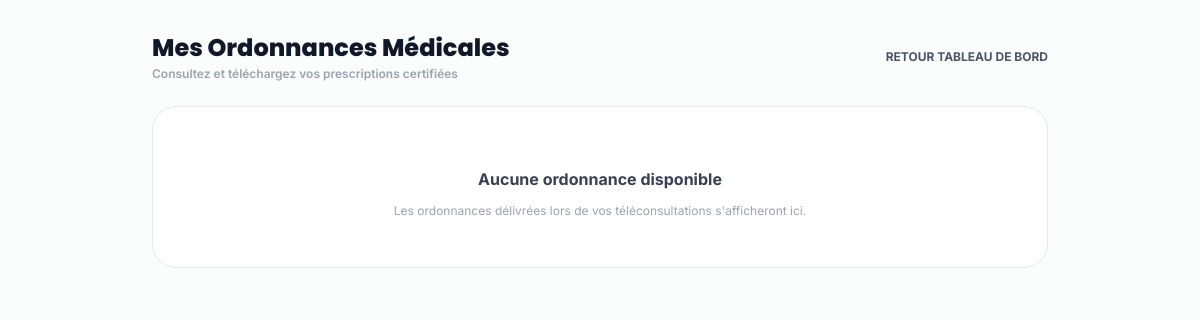
The page /ordonnances/ (signed in) on the database as committed earlier.
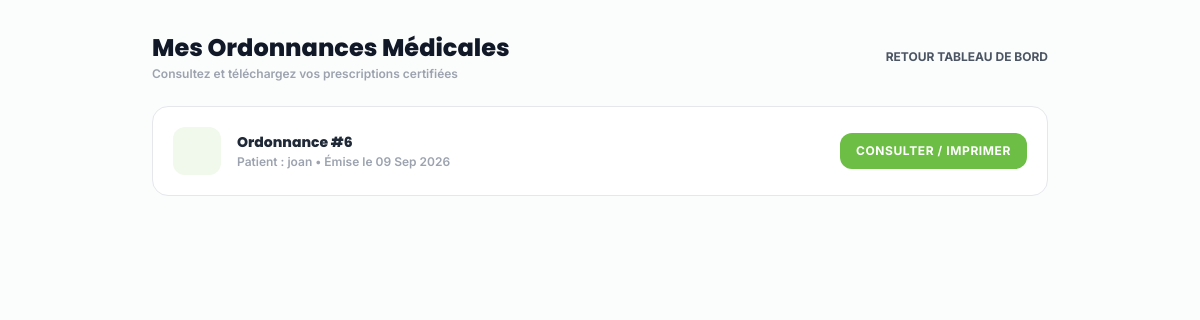
The same page on the database as committed later.
### ordonnances/models.py (models this page shows, shortened)
class Ordonnance(models.Model):
    rendez_vous = models.OneToOneField(
        RendezVous,
        on_delete=models.SET_NULL,
        null=True,
        blank=True,
        related_name='ordonnance',
        verbose_name="Rendez-vous associé"
    )
    doctor = models.ForeignKey(
        settings.AUTH_USER_MODEL,
        on_delete=models.CASCADE,
        related_name='doctor_prescriptions',
        verbose_name="Médecin prescripteur"
    )
    patient = models.ForeignKey(
        settings.AUTH_USER_MODEL,
        on_delete=models.CASCADE,
        related_name='patient_prescriptions',
        verbose_name="Patient"
    )
    patient_age = models.CharField(max_length=20, default="30 ans", verbose_name="Âge du patient")
    diagnostic = models.TextField(verbose_name="Diagnostic Médical")
    prescription_details = models.TextField(verbose_name="Prescriptions / Médicaments (Rx)")
    date = models.DateField(auto_now_add=True, verbose_name="Date d'émission")
    created_at = models.DateTimeField(auto_now_add=True)
    class Meta:
        ordering = ['-created_at']
        verbose_name = "Ordonnance"
        verbose_name_plural = "Ordonnances"

### accounts/models.py (models this page shows, shortened)
class CustomUser(AbstractUser):
    email = models.EmailField(
        'adresse email',
        unique=True,
        error_messages={'unique': "Un utilisateur avec cette adresse email existe déjà."}
    )
    PATIENT = 'patient'
    MEDECIN = 'medecin'
    PHARMACIE = 'pharmacie'
    ADMIN = 'admin'
    ROLE_CHOICES = [
        (PATIENT, 'Patient'),
        (MEDECIN, 'Médecin'),
        (PHARMACIE, 'Pharmacie'),
        (ADMIN, 'Administrateur'),
    ]
    role = models.CharField(
        max_length=20,
        choices=ROLE_CHOICES,
        default=PATIENT,
        verbose_name="Rôle"
    )
    phone_number = models.CharField(
        max_length=20,
        blank=True,
        null=True,
        verbose_name="Numéro de téléphone"
    )
    profile_picture = models.ImageField(
        upload_to='profiles/',
        blank=True,
        null=True,
        verbose_name="Photo de profil"
    )
    dark_mode_enabled = models.BooleanField(
        default=False,
        verbose_name="Mode sombre activé"
    )

### ordonnances/views.py (the view)
# urls.py: path('', views.OrdonnanceListView.as_view(), name='list'),
class OrdonnanceListView(LoginRequiredMixin, ListView):
    model = Ordonnance
    template_name = 'ordonnances/ordonnance_list.html'
    context_object_name = 'ordonnances'
    def get_queryset(self):
        if self.request.user.role == 'medecin':
            return Ordonnance.objects.filter(doctor=self.request.user)
        return Ordonnance.objects.filter(patient=self.request.user)

### administration/context_processors.py (called while the page is built)
def site_appearance(request):
    appearance = SiteAppearance.objects.first()
    if not appearance:
        appearance = SiteAppearance.objects.create()
    return {
        'site_appearance': appearance
    }

### ordonnances/templates/ordonnances/ordonnance_list.html (shortened to what this page needs)
{% load i18n static %}
<!DOCTYPE html>
<html lang="fr" class="{% if user.is_authenticated and user.dark_mode_enabled %}dark{% endif %}">
<head>
    <script src="{% static 'core/js/tailwindcss.js' %}"></script>
</head>
<body class="bg-gray-50/50 font-inter text-gray-800 antialiased min-h-screen p-4 sm:p-8">
    <div class="max-w-4xl mx-auto space-y-6">
        <div class="flex items-center justify-between">
            <div>
                <h1 class="text-2xl font-extrabold font-poppins text-gray-900">Mes Ordonnances Médicales</h1>
                <p class="text-xs text-gray-400 font-semibold mt-0.5">Consultez et téléchargez vos prescriptions certifiées</p>
            </div>
            {% if request.user.role == 'medecin' %}
                <a href="{% url 'medecins:dashboard' %}" class="text-xs font-bold text-gray-600 hover:text-leaf-green uppercase">Retour Tableau de bord</a>
            {% else %}
                <a href="{% url 'patients:dashboard' %}" class="text-xs font-bold text-gray-600 hover:text-leaf-green uppercase">Retour Tableau de bord</a>
            {% endif %}
        </div>
        <div class="space-y-4">
            {% for ordonnance in ordonnances %}
                <div class="p-5 bg-white border border-gray-150 rounded-2xl shadow-xs flex items-center justify-between">
                    <div class="flex items-center space-x-4">
                        <div class="w-12 h-12 rounded-xl bg-leaf-light text-leaf-green font-bold text-xl flex items-center justify-center">
                        </div>
                        <div>
                            <h4 class="text-sm font-extrabold text-gray-800 font-poppins">Ordonnance #{{ ordonnance.id }}</h4>
                            <p class="text-xs text-gray-400 font-semibold mt-0.5">
                                {% if request.user.role == 'medecin' %}
                                    Patient : {{ ordonnance.patient.username }}
                                {% else %}
                                    Dr. {{ ordonnance.doctor.username }}
                                {% endif %}
                                • Émise le {{ ordonnance.date|date:"d M Y" }}
                            </p>
                        </div>
                    </div>
                    <a href="{% url 'ordonnances:detail' pk=ordonnance.id %}" class="px-4 py-2.5 bg-leaf-green hover:bg-leaf-dark text-white font-bold text-xs uppercase tracking-wider rounded-xl transition-all shadow-xs">
                        Consulter / Imprimer
                    </a>
                </div>
            {% empty %}
                <div class="p-12 text-center bg-white border border-gray-150 rounded-3xl space-y-3">
                    <h3 class="text-base font-bold text-gray-700">Aucune ordonnance disponible</h3>
                    <p class="text-xs text-gray-400">Les ordonnances délivrées lors de vos téléconsultations s'afficheront ici.</p>
                </div>
            {% endfor %}
        </div>
    </div>
</body>
</html>

Rows that differ between the two databases and show on the page:
added Ordonnance: id "6", patient.username "joan", date "09 Sep 2026"
Other text that changed with them:
text no longer shown: "Aucune ordonnance disponible Les ordonnances délivrées lors de vos téléconsultations s'afficheront ici."
